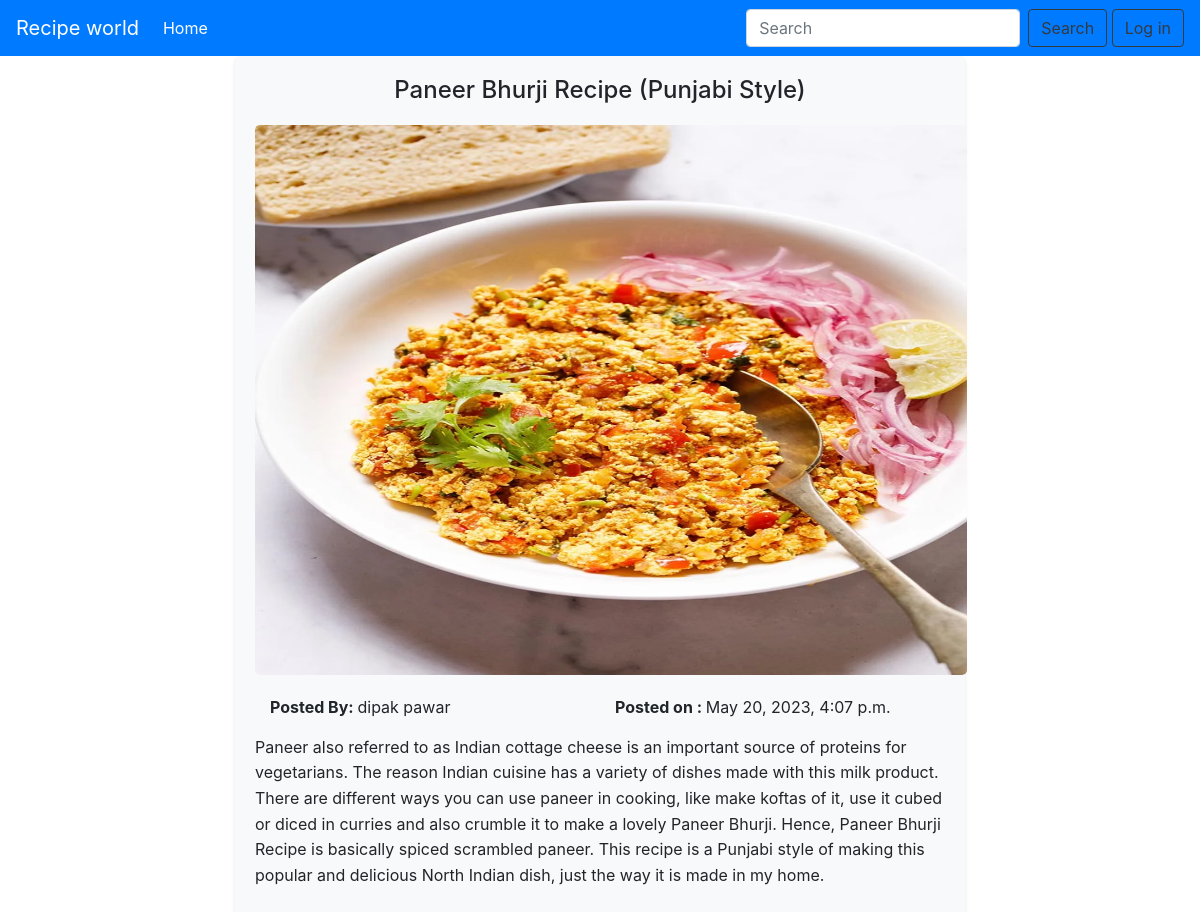
Page /recipe_world/2 on the committed database.
### recipe_app/models.py (models this page shows, shortened)
class Recipe(models.Model):
    title = models.CharField(max_length=255)
    description = models.TextField()
    posted_by = models.ForeignKey(
        User, on_delete=models.SET_NULL, null=True, related_name="recipe_user"
    )
    created_at = models.DateTimeField(auto_now_add=True)
    image = models.ImageField(upload_to="images/", null=True)

### recipe_app/views.py (the view)
# urls.py: path("<int:id>", recipe_details, name="recipe_details"),
def recipe_details(request, id):
    recipe = Recipe.objects.get(id=id)
    return render(request, "post_details.html", context={"recipe": recipe})

### templates/post_details.html
{% extends 'base.html' %}
{% block body_block %}
<div class="container">
    <div class="row">
      <div class="col-md-8 offset-md-2">
        <div class="post-container">
          <h1 class="post-title">{{recipe.title}}</h1>
          <img style="width: 712px; height: 550px;" src="/media/{{MEDIA_URL}}{{recipe.image}}" alt="Post Image" class="post-image">
          <div class="container">
            <div class="row">
              <div class="col-md-6">
                <p><strong>Posted By: </strong>{{recipe.posted_by.first_name}} {{recipe.posted_by.last_name}}</p>
              </div>
              <div class="col-md-6">
                <p><strong>Posted on : </strong>{{recipe.created_at}}</p>
              </div>
            </div>
          </div>
          <p class="post-description">{{recipe.description}}</p>
        </div>
      </div>
    </div>
  </div>
  {% endblock %}

### templates/base.html (style rules this page uses)
body { overflow-x: hidden; }
.post-container { background-color: #f8f9fa; padding: 20px; border-radius: 5px; box-shadow: 0 2px 4px rgba(0, 0, 0, 0.1); }
.post-title { text-align: center; font-size: 24px; margin-bottom: 20px; }
.post-image { width: 100%; height: auto; border-radius: 5px; margin-bottom: 20px; }
.post-description { line-height: 1.6; margin-bottom: 20px; }

### rows in the picture
Recipe: title "Paneer Bhurji Recipe (Punjabi Style)", image (picture), posted_by.first_name "dipak", posted_by.last_name "pawar", created_at "May 20, 2023, 4:07 p.m.", description "Paneer also referred to as Indian cottage cheese is an important source of proteins for vegetarians. The reason Indian cuisine has a variety of dishes made with this milk product. There are different ways you can use paneer in cooking, like make koftas of it, use it cubed or diced in curries and also crumble it to make a lovely Paneer Bhurji. Hence, Paneer Bhurji Recipe is basically spiced scrambled paneer. This recipe is a Punjabi style of making this popular and delicious North Indian dish, just the way it is made in my home."
